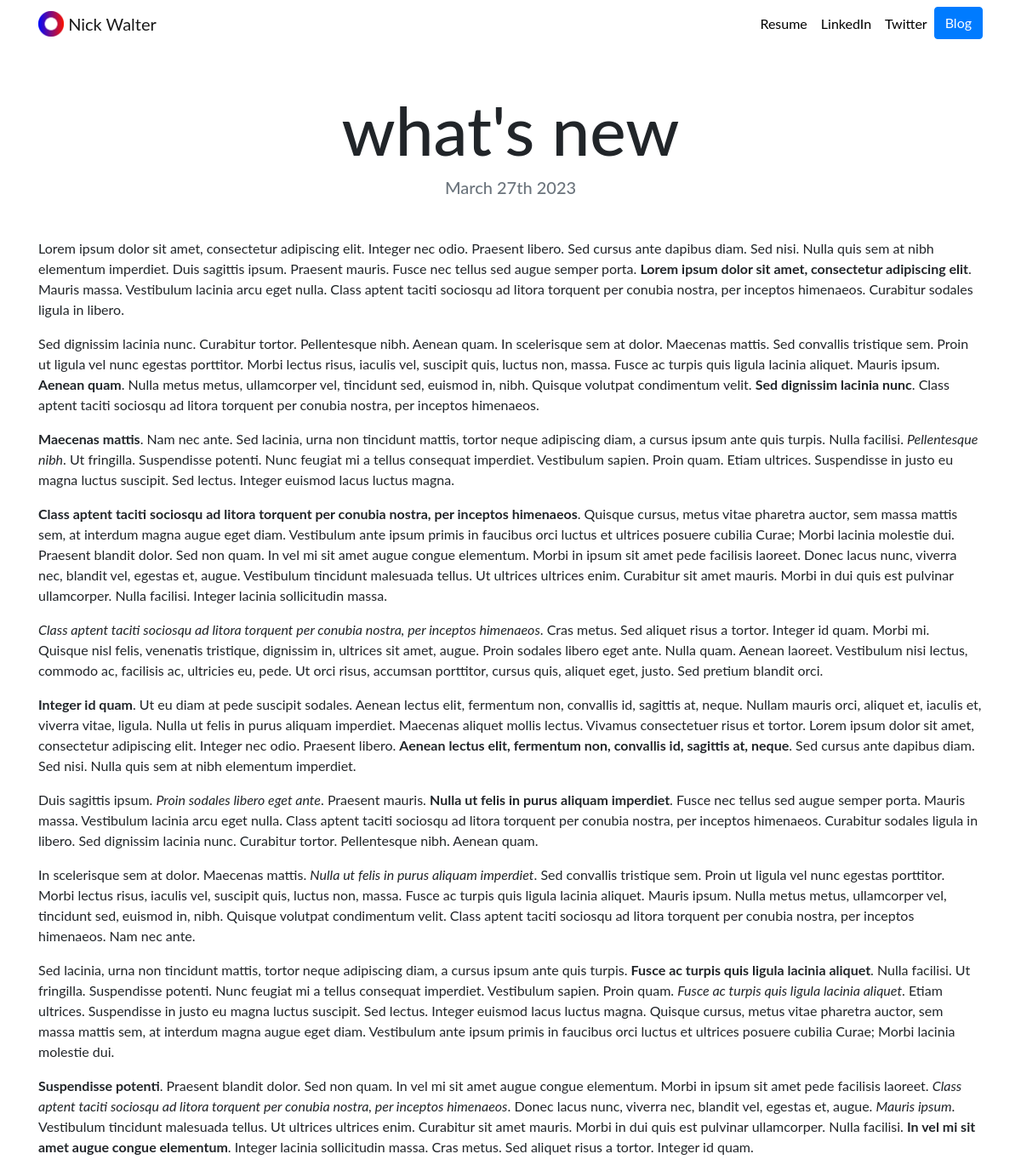
/blog/5/, run on the app's committed database.
### blog/models.py (models this page shows, shortened)
class Blog(models.Model):
    title = models.CharField(max_length=200)
    description = models.TextField()
    date =models.DateField()

### blog/views.py (the view)
# urls.py: path("<int:blog_id>/", views.detail, name="detail"),
def detail(request, blog_id):
    blog = get_object_or_404 (Blog, pk=blog_id)
    return render(request, "blog/detail.html", {"blog":blog})

### blog/templates/blog/detail.html
{% extends "portfolio/base.html" %}
{% load static %}
{% block content %}
<h1 class="text-center mt-5" id="blogdetailtitle">{{ blog.title }}</h1>
<h5 class="text-center text-muted mb-5">{{ blog.date|date:'F jS Y' }}</h5>
{{ blog.description|safe }}
{% endblock %}

### portfolio/static/portfolio/custom.css (style rules this page uses)
body { font-family: 'Lato', sans-serif; }
@media (min-width: 992px) { #blogdetailtitle { font-size: 5rem; } }

### data on the page
Blog: title "what's new", date "March 27th 2023", description "Lorem ipsum dolor sit amet, consectetur adipiscing elit. Integer nec odio. Praesent libero. Sed cursus ante dapibus diam. Sed nisi. Nulla quis sem at nibh elementum imperdiet. Duis sagittis ipsum. Praesent mauris. Fusce nec tellus sed augue semper porta. Lorem ipsum dolor sit amet, consectetur adipiscing elit . Mauris massa. Vestibulum lacinia arcu eget nulla. Class aptent taciti sociosqu ad litora torquent per conubia nostra, per inceptos himenaeos. Curabitur sodales ligula in libero. Sed dignissim lacinia nunc. Curabitur tortor. Pellentesque nibh. Aenean quam. In scelerisque sem at dolor. Maecenas mattis. Sed convallis tristique sem. Proin ut ligula vel nunc egestas porttitor. Morbi…"
